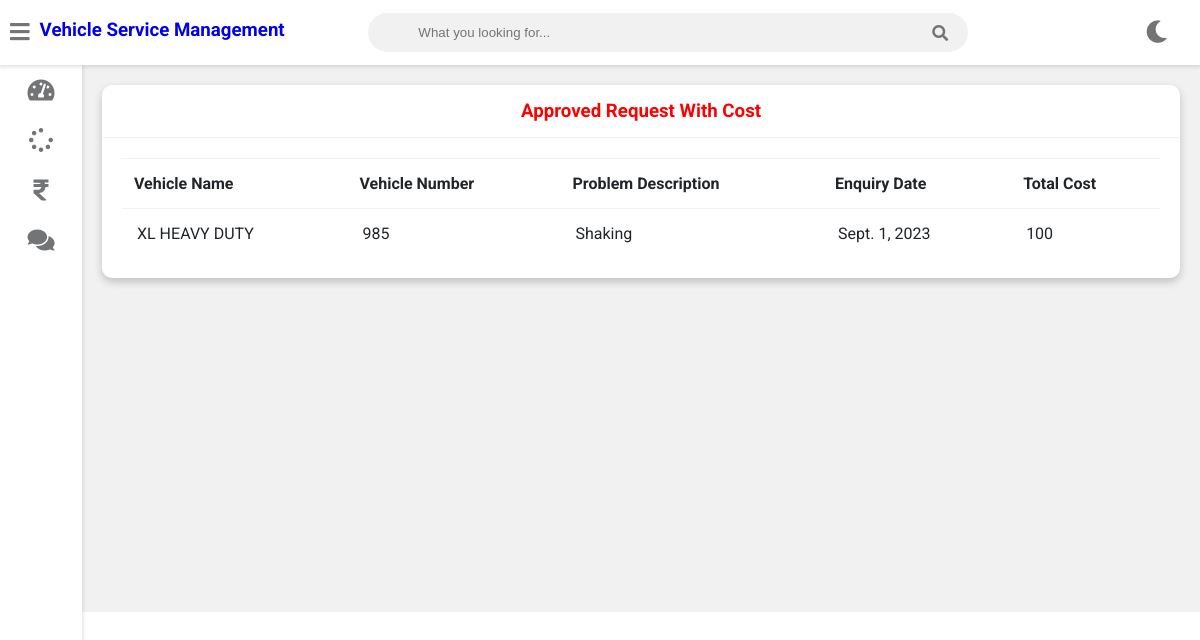
Screenshot of /customer-invoice (signed in) with the database file from the repository.
### vehicleserviceapp/models.py (models this page shows, shortened)
class Request(models.Model):
    cat=(('two wheeler with gear','two wheeler with gear'),('two wheeler without gear','two wheeler without gear'),('three wheeler','three wheeler'),('four wheeler','four wheeler'))
    category=models.CharField(max_length=50,choices=cat)
    vehicle_no=models.PositiveIntegerField(null=False)
    vehicle_name = models.CharField(max_length=40,null=False)
    vehicle_model = models.CharField(max_length=40,null=False)
    vehicle_brand = models.CharField(max_length=40,null=False)
    problem_description = models.CharField(max_length=500,null=False)
    date=models.DateField(auto_now=True)
    cost=models.PositiveIntegerField(null=True)
    customer=models.ForeignKey('Customer', on_delete=models.CASCADE,null=True)
    mechanic=models.ForeignKey('Mechanic',on_delete=models.CASCADE,null=True)
    stat=(('Pending','Pending'),('Approved','Approved'),('Repairing','Repairing'),('Repairing Done','Repairing Done'),('Released','Released'))
    status=models.CharField(max_length=50,choices=stat,default='Pending',null=True)

### vehicleserviceapp/views.py (the view)
# urls.py: path('customer-invoice', views.customer_invoice_view,name='customer-invoice'),
@login_required(login_url='customerlogin')
@user_passes_test(is_customer)
def customer_invoice_view(request):
    customer=models.Customer.objects.get(user_id=request.user.id)
    enquiries=models.Request.objects.all().filter(customer_id=customer.id).exclude(status='Pending')
    return render(request,'vehicle/customer_invoice.html',{'customer':customer,'enquiries':enquiries})

### vehicleserviceapp/views.py (called while the page is built)
def is_customer(user):
    return user.groups.filter(name='CUSTOMER').exists()

### templates/vehicle/customer_invoice.html
{% extends 'vehicle/customerbase.html' %}
{% block content %}
	<div class="wrapper">
		<div class="row">
			<div class="col-12 col-m-12 col-sm-12">
				<div class="card">
					<div class="card-header">
						<h3 style="color:red; text-align:center" >Approved Request With Cost
						</h3>
					</div>
					<div class="card-content">
						<table>
							<thead>
                <tr>
                  <th>Vehicle Name</th>
                  <th>Vehicle Number</th>
                  <th>Problem Description</th>
                  <th>Enquiry Date</th>
									<th>Total Cost</th>
                </tr>
							</thead>
							<tbody>
                {% for enq in enquiries %}
                <tr>
                  <td>{{enq.vehicle_name}}</td>
                  <td>{{enq.vehicle_no}}</td>
                  <td>{{enq.problem_description}}</td>
                  <td>{{enq.date}}</td>
                  <td>{{enq.cost}}</td>
                </tr>
                {% endfor %}
							</tbody>
						</table>
					</div>
				</div>
			</div>
		</div>
<br><br><br><br><br><br><br><br><br><br><br><br><br><br><br><br>
	</div>
{% endblock content %}

### static/style.css (style rules this page uses)
:root { --primary-color: #4834d4; --success-color: #6ab04c; --warning-color: #f0932b; --danger-color: #eb4d4b; --light-color: #212529; --light-second-color: #727475; --light-background: #ffffff; --light-second-background: #f1f1f1; --dark-color: #909090; --dark-second-color: #f5f6fa; --dark-background: #23242D; --dark-second-background: #181818; }
.light { --main-bg-color: var(--light-background); --second-bg-color: var(--light-second-background); --main-color: var(--light-color); --second-color: var(--light-second-color); }
* { box-sizing: border-box; }
body { font-family: 'Roboto', sans-serif; background: var(--main-bg-color); color: var(--main-color); margin: 0; }
.wrapper { padding: 10px; margin-left: 82px; padding-top: 75px; background: var(--second-bg-color); transition: margin-left .5s; }
.row { display: flex; flex-wrap: wrap; flex-direction: row; }
.row:after, .row:before { box-sizing: border-box; }
[class*="col-"] { padding: 10px; }
@media only screen and (min-width: 600px) { .col-sm-12 { width: 100%; } }
@media only screen and (min-width: 768px) { .col-m-12 { width: 100%; } }
@media only screen and (min-width: 992px) { .col-12 { width: 100%; } }
.card { background: var(--main-bg-color); color: var(--main-color); border-radius: 10px; margin-bottom: 10px; box-shadow: 0 4px 8px 0 rgba(0,0,0,0.2); }
.card-header { padding: 15px 30px; border-bottom: 1px solid var(--second-bg-color); position: relative; }
.card-header h3 { margin: 0; }
.card-content { padding: 20px; overflow-x: auto; }
table { border-collapse: collapse; width: 100%; }
table td { border-top: 1px solid var(--second-bg-color); padding: 15px; }
table th { border-top: 1px solid var(--second-bg-color); border-bottom: 1px solid var(--second-bg-color); padding: 15px 12px; text-align: left; }

### rows the page displays
Request: vehicle_name "XL HEAVY DUTY", vehicle_no "985", problem_description "Shaking", date "Sept. 1, 2023", cost "100"
